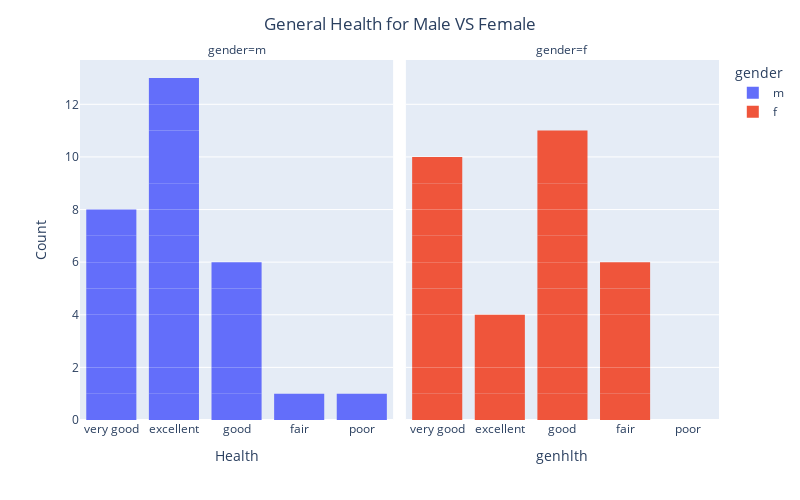

Here is the notebook cell this chart was saved with:
### Code cell
fig = px.bar(DF_new,
            x='genhlth',
            facet_col='gender',
             facet_col_wrap=2,
            color='gender')
color_discrete_map={'m': 'darkviolet', 
                                'f': 'deeppink'},
fig.update_traces(dict(marker_line_width=0))

fig.update_layout(title='General Health for Male VS Female',
                  title_x=0.5,
                  xaxis_title="Health",
                  yaxis_title="Count",
                  autosize=False,
                  width=800,
                  height=500)
fig.show()

### Figure 1 — Plotly figure (JSON) as saved in the notebook; plotly's stock layout.template omitted (floating-point values rounded to 4 significant figures)
{"data": [{"alignmentgroup": "True", "hovertemplate": "gender=m<br>genhlth=%{x}<br>count=%{y}<extra></extra>", "legendgroup": "m", "marker": {"color": "#636efa", "line": {"width": 0}, "pattern": {"shape": ""}}, "name": "m", "offsetgroup": "m", "orientation": "v", "showlegend": true, "textposition": "auto", "type": "bar", "x": ["very good", "excellent", "excellent", "excellent", "very good", "very good", "good", "fair", "good", "good", "very good", "good", "excellent", "excellent", "excellent", "very good", "excellent", "very good", "good", "excellent", "good", "excellent", "excellent", "poor", "excellent", "excellent", "very good", "excellent", "very good"], "xaxis": "x", "y": [1, 1, 1, 1, 1, 1, 1, 1, 1, 1, 1, 1, 1, 1, 1, 1, 1, 1, 1, 1, 1, 1, 1, 1, 1, 1, 1, 1, 1], "yaxis": "y"}, {"alignmentgroup": "True", "hovertemplate": "gender=f<br>genhlth=%{x}<br>count=%{y}<extra></extra>", "legendgroup": "f", "marker": {"color": "#EF553B", "line": {"width": 0}, "pattern": {"shape": ""}}, "name": "f", "offsetgroup": "f", "orientation": "v", "showlegend": true, "textposition": "auto", "type": "bar", "x": ["good", "very good", "very good", "very good", "good", "good", "good", "very good", "fair", "good", "fair", "good", "good", "good", "very good", "good", "excellent", "very good", "fair", "excellent", "excellent", "good", "fair", "excellent", "very good", "very good", "very good", "very good", "fair", "good", "fair"], "xaxis": "x2", "y": [1, 1, 1, 1, 1, 1, 1, 1, 1, 1, 1, 1, 1, 1, 1, 1, 1, 1, 1, 1, 1, 1, 1, 1, 1, 1, 1, 1, 1, 1, 1], "yaxis": "y2"}], "layout": {"annotations": [{"font": {}, "showarrow": false, "text": "gender=m", "x": 0.245, "xanchor": "center", "xref": "paper", "y": 1, "yanchor": "bottom", "yref": "paper"}, {"font": {}, "showarrow": false, "text": "gender=f", "x": 0.755, "xanchor": "center", "xref": "paper", "y": 1, "yanchor": "bottom", "yref": "paper"}], "autosize": false, "barmode": "relative", "height": 500, "legend": {"title": {"text": "gender"}, "tracegroupgap": 0}, "margin": {"t": 60}, "title": {"text": "General Health for Male VS Female", "x": 0.5}, "width": 800, "xaxis": {"anchor": "y", "autorange": true, "domain": [0, 0.49], "range": [-0.5, 4.5], "title": {"text": "Health"}, "type": "category"}, "xaxis2": {"anchor": "y2", "autorange": true, "domain": [0.51, 1], "matches": "x", "range": [-0.5, 4.5], "title": {"text": "genhlth"}, "type": "category"}, "yaxis": {"anchor": "x", "autorange": true, "domain": [0, 1], "range": [0, 13.68], "title": {"text": "Count"}, "type": "linear"}, "yaxis2": {"anchor": "x2", "autorange": true, "domain": [0, 1], "matches": "y", "range": [0, 13.68], "showticklabels": false, "type": "linear"}}}
